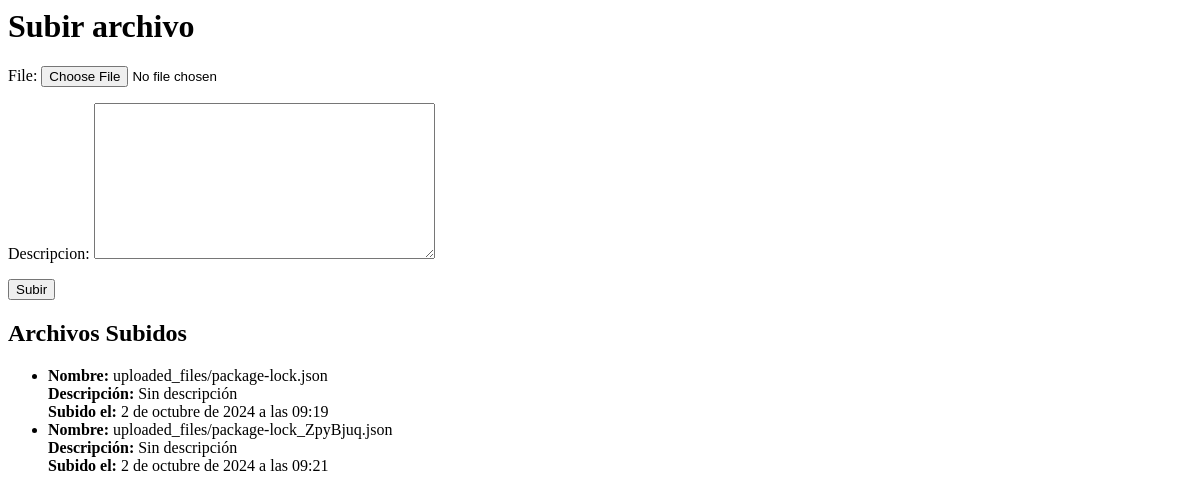
Page /upload/ on the earlier database version.
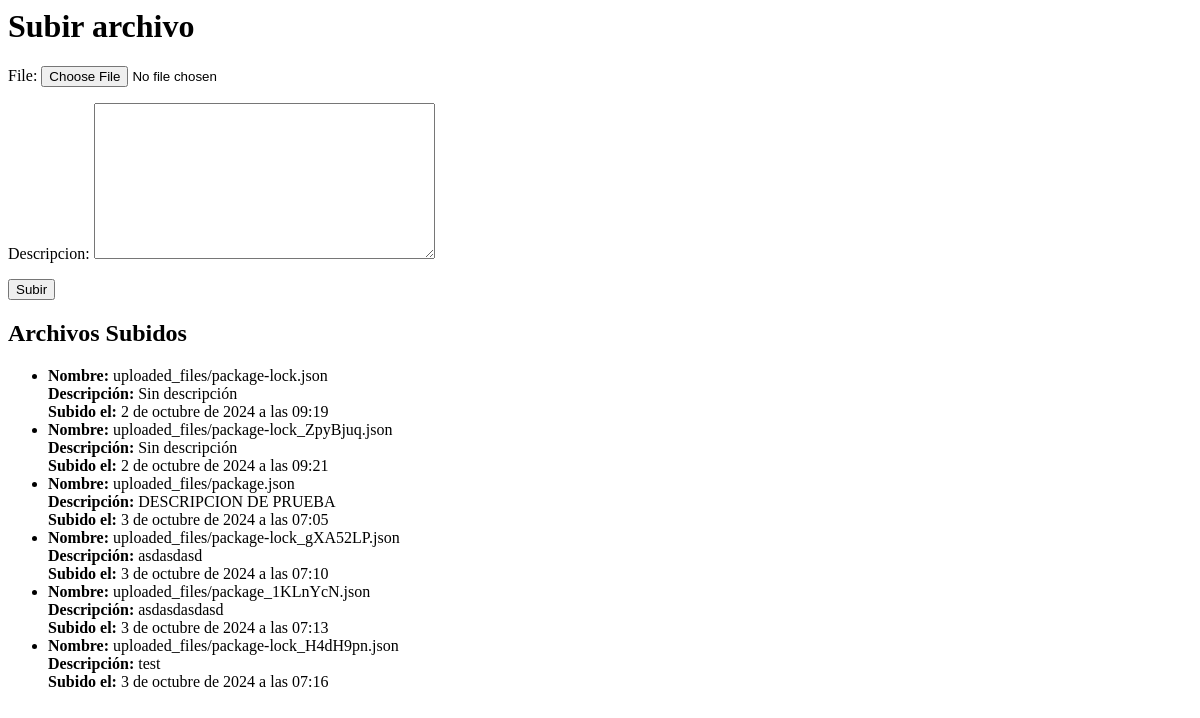
Same page on the later database version.
### subir_archivo/models.py (models this page shows, shortened)
class SubirArchivo(models.Model):
    file = models.FileField(upload_to='uploaded_files/')  # Cambia 'uploaded_files/' según tu necesidad
    descripcion = models.TextField(blank=True)  # Campo de descripción opcional
    uploaded_at = models.DateTimeField(auto_now_add=True) #Guardamos cuando se ha subido el fichero
    class Meta:
        db_table = 'subir_archivo'  # Especifica el nombre de la tabla

### subir_archivo/views.py (the view)
# urls.py: path('', upload_file, name='upload_file'),  # Ruta para la página de carga
def upload_file(request):
    if request.method == 'POST':
        form = FileUploadForm(request.POST, request.FILES)
        if form.is_valid():
            form.save()  # Esto guardará tanto el archivo como la descripción
            return redirect('upload_file')  # Redirige a la misma página después de subir
    else:
        form = FileUploadForm()
    files = SubirArchivo.objects.all()  # Obtener todos los archivos subidos
    return render(request, 'file_upload/upload.html', {'form': form, 'files': files})

### subir_archivo/forms.py
class FileUploadForm(forms.ModelForm):
    class Meta:
        model = SubirArchivo
        fields = ['file','descripcion']

### subir_archivo/templates/file_upload/upload.html (shortened to what this page needs)
<h1>Subir archivo</h1>
<form method="POST" enctype="multipart/form-data">
    {{ form.as_p }}
    <button type="submit">Subir</button>
</form>
<h2>Archivos Subidos</h2>
<ul>
    {% for file in files %}
        <li>
            <strong>Nombre:</strong> {{ file.file.name }}<br>
            <strong>Descripción:</strong> {{ file.descripcion|default:"Sin descripción" }}<br>
            <strong>Subido el:</strong> {{ file.uploaded_at }}
        </li>
    {% endfor %}
</ul>

Differences in the rows shown:
added SubirArchivo: file.name "uploaded_files/package.json", descripcion "DESCRIPCION DE PRUEBA", uploaded_at "3 de octubre de 2024 a las 07:05"
added SubirArchivo: file.name "uploaded_files/package-lock_gXA52LP.json", descripcion "asdasdasd", uploaded_at "3 de octubre de 2024 a las 07:10"
added SubirArchivo: file.name "uploaded_files/package_1KLnYcN.json", descripcion "asdasdasdasd", uploaded_at "3 de octubre de 2024 a las 07:13"
added SubirArchivo: file.name "uploaded_files/package-lock_H4dH9pn.json", descripcion "test", uploaded_at "3 de octubre de 2024 a las 07:16"
